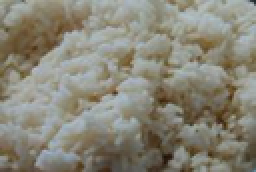
%> input picture Asg3/html/image/yogurt.png, 128 x 86 px, shrunk from 197 x 133 before the run, given in place of yogurt.bmp, which was not available (shown 2 times larger)
$ octave example.m   (GNU Octave 9; MATLAB toolbox functions it lacks are replaced by stand-ins)
%> lines starting %> are read from the running program, lines starting %| are printed output that depends on the picture; in (x1, y1, x2, y2) boxes, pixels count from 0 and x2, y2 are one past the last pixel; in counts of white or black regions, pixels touching at a corner belong together; the program's own positions count from 1; pictures that were not available may be replaced by others from this repository, and a replacement may not be noted
### Asg3/code/Reference code/synthesize.m
function [imout] = synthesize(imin, sizeout, tilesize, overlap ,  isdebug)
% Matlab code to do Image Quilting as presented in the SIGGRAPH 2002 paper by Efros & Freeman.
%
% Note: this isn't Efros & Freeman's code, just my implementation of it.
%
% Texture Synthesize
%     IMOUT = SYNTHESIZE(IMGIN , SIZEOUT, TILESIZE, OVERLAP [, ISDEBUG])
%                      returns an image that is Texture Synthesized
%
%     IMGIN
%           the code both works on grascale images or color images
%
%     SIZEOUT
%           An 1*2 array , the size of output image
%           e.g.   size(texture)*3
%
%     TILESIZE
%           TILESIZE of each block
%
%     OVERLAP
%           size of overlap bar between blocks
%
%     ISDEBUG
%           equals 0 (default) if no debug function
%           the algorithm will shows progress of each step, a little more
%           time will be cost in plotting.
%
%       A little confuse I meet with when the block overlaped with two
%      block, I solved it with a simple way.
%       licheng09@mails.tsinghua.edu.cn


imin = double(imin);

if(size(imin,3) ==1)
    imout = zeros(sizeout);
else
    imout = zeros([sizeout(1:2) size(imin,3)]);
end
imout(1,1,:)=255;


if nargin<5
    isdebug = 0;
end

if isdebug~=0
    h = imshow(uint8(imout));
else
    isdebug = floor(isdebug);
end


sizein = size(imin);
sizein = sizein(1:2);

temp = ones([overlap tilesize]);
errtop = getxcorr2(imin.^2, temp);
temp = ones([tilesize overlap]);
errside = getxcorr2(imin.^2, temp);
temp = ones([tilesize-overlap overlap]);
errsidesmall = getxcorr2(imin.^2, temp);

%B1overlap = zeros(overlap,tilesize);
%B2overlap = zeros(overlap,tilesize);


for i=1:tilesize-overlap:sizeout(1)-tilesize+1,
  for j=1:tilesize-overlap:sizeout(2)-tilesize+1,

    if (i > 1) & (j > 1),
    % extract top shared region
      shared = imout(i:i+overlap-1,j:j+tilesize-1,:);
      err = errtop - 2 * getxcorr2(imin, shared) + sum(shared(:).^2);

      % trim invalid data at edges, and off bottom where we don't want
      % tiles to go over the edge
      err = err(overlap:end-tilesize+1,tilesize:end-tilesize+1);

      % extract left shared region, skipping bit already checked
      shared = imout(i+overlap:i+tilesize-1,j:j+overlap-1,:);
      err2 = errsidesmall - 2 * getxcorr2(imin, shared) + sum(shared(:).^2);
      % sum(shared(:).^2); trim invalid data at edges, and where we
      % don't want tiles to go over the edges
      err = err + err2(tilesize:end-tilesize+overlap+1, overlap:end-tilesize+1);

      [ibest, jbest] = find(err <= 1.1*1.01*min(err(:)));
      c = ceil(rand * length(ibest));
      pos = [ibest(c) jbest(c)];


          B1overlaph = imout(i:i+overlap-1,j:j+tilesize-1,:); % shared
          B2overlaph = imin(pos(1):pos(1)+overlap-1,pos(2):pos(2)+tilesize-1,:);

          errmat = sum((B1overlaph-B2overlaph).^2,3);

          fph = zeros(overlap,tilesize);
          pathh = zeros(overlap,tilesize);

          fph(:,tilesize) = errmat(:,tilesize);

          for k = tilesize-1:-1:1
              for l = 1:overlap
                  index =  max(1,l-1):min(overlap,l+1);
                  [fph(l,k), temp_index] = min( fph(index,k+1));
                  fph(l,k) = fph(l,k) + errmat(l,k);
                  pathh(l,k) = index(temp_index);
              end
          end

          B1overlap = imout(i:i+tilesize-1,j:j+overlap-1,:); % shared
          B2overlap = imin(pos(1):pos(1)+tilesize-1,pos(2):pos(2)+overlap-1,:);

          errmat = sum((B1overlap-B2overlap).^2,3);

          fp = zeros(tilesize,overlap);
          path = zeros(tilesize,overlap);

          fp(tilesize,:) = errmat(tilesize,:);

          for k = tilesize-1:-1:1
              for l = 1:overlap
                  index =  max(1,l-1):min(overlap,l+1);
                  [fp(k,l), temp_index] = min( fp(k+1,index));
                  fp(k,l) = fp(k,l) + errmat(k,l);
                  path(k,l) = index(temp_index);
              end
          end

          allerr = fp(1:overlap,1:overlap) + fph(1:overlap,1:overlap);

          [tempmin,tempindminclom] = min(allerr);
          [temp, min_bound_indexj] = min(tempmin);
          min_bound_indexi = tempindminclom(min_bound_indexj);

          imout(i+ overlap : i+tilesize-1,j + overlap : j+ tilesize-1,:) = ...
              imin(pos(1)+overlap :pos(1)+tilesize-1,pos(2)+overlap :pos(2)+tilesize-1,:);


          %imout(i:i+tilesize-1,j:j+tilesize-1) = imin(pos(1):pos(1)+tilesize-1,pos(2):pos(2)+tilesize-1);

          min_err_bound = zeros(1,tilesize);
          min_err_boundh = zeros(1,tilesize);

          min_err_bound(min_bound_indexi) = min_bound_indexj;
          min_err_boundh(min_bound_indexj) = min_bound_indexi;

          for k=min_bound_indexi+1 :tilesize
              min_err_bound(k) = path(k-1,min_err_bound(k-1));
          end

          for k=min_bound_indexj+1 :tilesize
              min_err_boundh(k) = pathh(min_err_boundh(k-1),k-1);
          end

          for k = overlap : tilesize
            imout(i+min_err_boundh(k):i+overlap-1,j+k-1,:) = imin(pos(1)+min_err_boundh(k):pos(1)+overlap-1,pos(2)+k-1,:);
          end

          for k = overlap:tilesize
            imout(i+k-1,j+min_err_bound(k):j+overlap-1,:) = imin(pos(1)+k-1,pos(2)+min_err_bound(k):pos(2)+overlap-1,:);
          end


          for k = min_bound_indexi:overlap-1
              for l = min_bound_indexj:overlap-1
                  if k>=min_err_boundh(l) && l>= min_err_bound(k)
                      imout(i+k,j+l,:) = imin(pos(1)+k,pos(2)+l,:);
                  end
              end
          end

    elseif i > 1
      shared = imout(i:i+overlap-1,j:j+tilesize-1,:);
      err = errtop - 2 * getxcorr2(imin, shared) + sum(shared(:).^2);

      % trim invalid data at edges
      err = err(overlap:end-tilesize+1,tilesize:end-tilesize+1,:);

      [ibest, jbest] = find(err <= 1.01*1.1*min(err(:)));
      c = ceil(rand * length(ibest));
      pos = [ibest(c) jbest(c)];
      imout(i:i+tilesize-1,j:j+tilesize-1,:) = imin(pos(1):pos(1)+tilesize-1,pos(2):pos(2)+tilesize-1,:);


      B1overlaph = imout(i:i+overlap-1,j:j+tilesize-1,:); % shared
      B2overlaph = imin(pos(1):pos(1)+overlap-1,pos(2):pos(2)+tilesize-1,:);

      errmat = sum((B1overlaph-B2overlaph).^2,3);

      fph = zeros(overlap,tilesize);
      pathh = zeros(overlap,tilesize);

      fph(:,tilesize) = errmat(:,tilesize);

      for k = tilesize-1:-1:1
          for l = 1:overlap
              index =  max(1,l-1):min(overlap,l+1);
              [fph(l,k), temp_index] = min( fph(index,k+1));
              fph(l,k) = fph(l,k) + errmat(l,k);
              pathh(l,k) = index(temp_index);
          end
      end

      min_err_boundh = zeros(1,tilesize);

      [temp,min_err_boundh(1)] = min(fph(1,:));

      for k=2:tilesize
          min_err_boundh(k) = pathh(min_err_boundh(k-1),k-1);
      end

      for k = 1:tilesize
          imout(i+min_err_boundh(k):i+tilesize-1,j+k-1,:) = imin(pos(1)+min_err_boundh(k):pos(1)+tilesize-1,pos(2)+k-1,:);
      end


    elseif j > 1
      shared = imout(i:i+tilesize-1,j:j+overlap-1,:);
      err = errside - 2 * getxcorr2(imin, shared) + sum(shared(:).^2);

      % trim invalid data at edges
      err = err(tilesize:end-tilesize+1,overlap:end-tilesize+1);

      [ibest, jbest] = find(err <= 1.01*1.1*min(err(:)));
      c = ceil(rand * length(ibest));
      pos = [ibest(c) jbest(c)];

      B1overlap = imout(i:i+tilesize-1,j:j+overlap-1,:); % shared
      B2overlap = imin(pos(1):pos(1)+tilesize-1,pos(2):pos(2)+overlap-1,:);

      errmat = sum((B1overlap-B2overlap).^2,3);

      fp = zeros(tilesize,overlap);
      path = zeros(tilesize,overlap);

      fp(tilesize,:) = errmat(tilesize,:);

      for k = tilesize-1:-1:1
          for l = 1:overlap
              index =  max(1,l-1):min(overlap,l+1);
              [fp(k,l), temp_index] = min( fp(k+1,index));
              fp(k,l) = fp(k,l) + errmat(k,l);
              path(k,l) = index(temp_index);
          end
      end

      min_err_bound = zeros(1,tilesize);

      [temp,min_err_bound(1)] = min(fp(1,:));

      for k=2:tilesize
          min_err_bound(k) = path(k-1,min_err_bound(k-1));
      end

      for k = 1:tilesize
          imout(i+k-1,j+min_err_bound(k):j+tilesize-1,:) = imin(pos(1)+k-1,pos(2)+min_err_bound(k):pos(2)+tilesize-1,:);
      end

      %imout(i:i+tilesize-1,j:j+tilesize-1) = imin(pos(1):pos(1)+tilesize-1,pos(2):pos(2)+tilesize-1);
    else
      pos = ceil(rand([1 2]) .* (sizein-tilesize+1));
      imout(i:i+tilesize-1,j:j+tilesize-1,:) = imin(pos(1):pos(1)+tilesize-1,pos(2):pos(2)+tilesize-1,:);
    end


    if isdebug~=0
        set(h,'CData',uint8(imout));
        drawnow;
    end
  end
end

### Asg3/code/Reference code/getxcorr2.m
function Ans = getxcorr2(A,B)


if ( size(A,3) == size(B,3) )
    Ans = xcorr2(A(:,:,1),B(:,:,1));
    for i = 2 : size(A,3)
        Ans = Ans + xcorr2(A(:,:,i),B(:,:,i));
    end
else
    if( size(B,3) ==1)
        Ans = xcorr2(A(:,:,1),B(:,:));
        for i = 2 : size(A,3)
            Ans = Ans + xcorr2(A(:,:,i),B(:,:));
        end
    else
        if(size(A,3)==1)
            Ans = getxcorr2(B,A);
        else
            Ans = xcorr2(A(:,:,1),B(:,:,1));
        end
    end
end

### Asg3/code/Reference code/example.m
texture = imread('yogurt.bmp');
%> texture is the input picture: size 86x128x3 uint8; mean R, G, B 136, 132.9, 119.1

figure;

imshow(texture);

figure;

outsize = size(texture)*3;
%> outsize = [258 384 9]
tilesize = 12;
overlapsize = 3;
isdebug = 0;

t2 = synthesize(texture,   outsize , tilesize, overlapsize,isdebug);
%> in synthesize, `imout(1,1,:)=255;`:
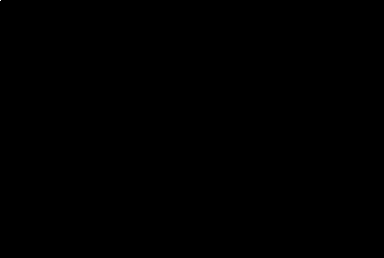
%> imout: size 258x384x3 double; 0% white in thin lines or dots, all inside (x1, y1, x2, y2) = (0, 0, 1, 1)
%> the loop in getxcorr2, `for i = 2 : size(A,3)` made 2 passes
%> pass 1, in getxcorr2, `Ans = Ans + xcorr2(A(:,:,i),B(:,:));`:
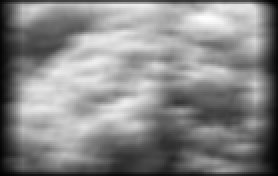
%> Ans: size 88x139 double (shown 2 times larger); min 2642, max 2302433, mean 1226071.1; drawn with min black and max white
%> in getxcorr2 (call 3), `Ans = xcorr2(A(:,:,1),B(:,:));`:
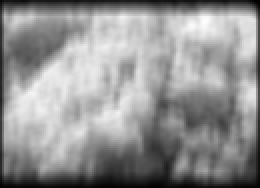
%> Ans: size 94x130 double (shown 2 times larger); min 961, max 810084, mean 465754.2; drawn with min black and max white
%> the loop in getxcorr2 (call 3), `for i = 2 : size(A,3)` made 2 passes
%> pass 2, in getxcorr2 (call 3), `Ans = Ans + xcorr2(A(:,:,i),B(:,:));`:
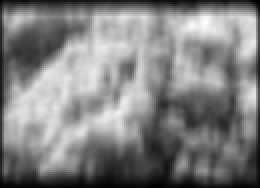
%> Ans: size 94x130 double (shown 2 times larger); min 4491, max 2571263, mean 1302704.1; drawn with min black and max white
%> after the loop in synthesize, `for i=1:tilesize-overlap:sizeout(1)-tilesize+1,`:
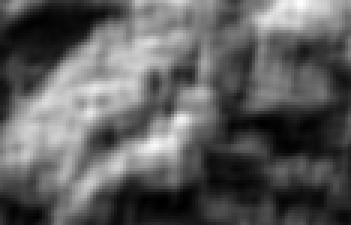
%> err: size 75x117 double (shown 3 times larger); min 27121, max 1057372, mean 406928.1; drawn with min black and max white
%> after the loop in synthesize, `for i=1:tilesize-overlap:sizeout(1)-tilesize+1,`:
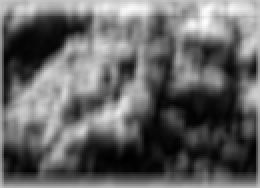
%> err2: size 94x130 double (shown 2 times larger); min 0, max 741009, mean 294237.6; drawn with min black and max white
%> after the loop in synthesize, `for i=1:tilesize-overlap:sizeout(1)-tilesize+1,`:
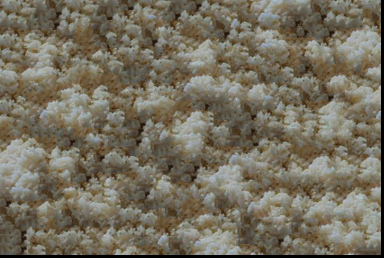
%> imout: size 258x384x3 double; mean R, G, B 116.9, 110.2, 93.9
%> after the loop in synthesize, `for i=1:tilesize-overlap:sizeout(1)-tilesize+1,`: allerr = [9203 4926 3956; 8124 3535 2676; 5876 4042 2501]; c = 2; errmat = [2834 1125 713; 2197 517 146; 1324 829 117; 690 554 227; 104 86 33; 13 25 40; 53 142 145; 261 546 238; 22 69 110; 38 278 394; 152 189 552; 40 506 1650]; fp = [4319 2239 1827; 3877 1485 1114; 2502 1680 968; 1355 1178 851; 683 665 624; 579 591 695; 566 655 682; 513 798 537; 252 299 580; 230 470 623; 192 229 1058; 40 506 1650]; fph = 12 columns, first 8: [4884 2687 2129 1432 1056 823 745 501; 4247 2050 1562 1416 946 1006 1366 1231; 3374 2362 1533 2070 1090 2654 2745 1400]; ibest = [68; 69; 67; 68; 69; 42]; index = [2 3]; jbest = [54; 54; 55; 55; 55; 88]; min_bound_indexi = 3; min_err_bound = [0 0 3 3 3 2 1 1 1 1 1 1]; min_err_boundh = [0 0 3 2 2 1 1 1 2 2 2 2]; path = [2 3 3; 2 3 3; 2 3 3; 2 3 3; 1 1 2; 1 1 2; 1 1 3; 1 1 2; 1 1 2; 1 1 2; 1 1 2; 0 0 0]; pathh = 12 columns, first 8: [2 2 2 2 1 1 1 2; 2 3 2 2 1 1 1 2; 2 3 2 2 2 2 2 2]; pos = [69 54]; temp = 2501

imshow(uint8(t2))

$ run again, with Asg3/html/image/image2.png copied over Asg3/html/image/yogurt.png
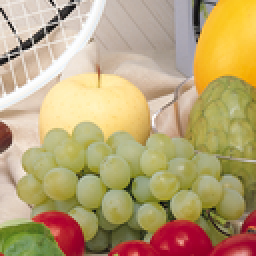
%> input picture Asg3/html/image/image2.png, 128 x 128 px, shrunk from 390 x 390 before the run, given in place of yogurt.bmp, which was not available (shown 2 times larger)
%> texture is the input picture: size 128x128x3 uint8; mean R, G, B 185.4, 163.3, 118.2
%> after the loop in synthesize, `for i=1:tilesize-overlap:sizeout(1)-tilesize+1,`:
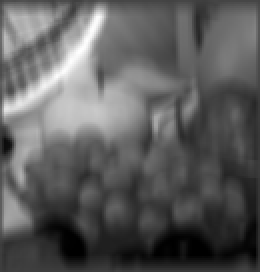
%> err2: size 136x130 double (shown 2 times larger); min 0, max 2931216, mean 1069472; drawn with min black and max white
%> after the loop in synthesize, `for i=1:tilesize-overlap:sizeout(1)-tilesize+1,`:
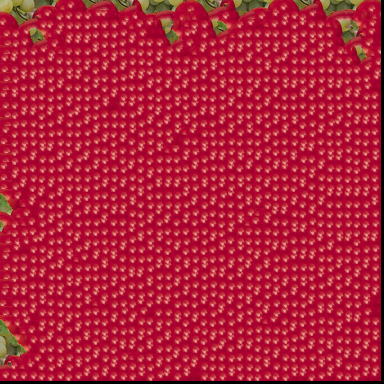
%> imout: size 384x384x3 double; mean R, G, B 177.1, 32.4, 58.6
%> after the loop in synthesize, `for i=1:tilesize-overlap:sizeout(1)-tilesize+1,`: allerr = [7170 7085 6991; 7165 7067 7016; 6951 6936 7851]; c = 1; errmat = [73 66 38; 125 109 101; 18 21 529; 697 8 882; 98 89 729; 54 22 749; 69 65 324; 141 185 259; 122 118 405; 169 245 454; 254 250 245; 170 164 621]; fp = [1226 1214 1186; 1169 1153 1148; 1044 1047 1555; 1715 1026 1900; 1027 1018 1658; 961 929 1656; 911 907 1210; 842 886 960; 705 701 1059; 583 654 863; 418 414 409; 170 164 621]; fph = 12 columns, first 8: [5944 5871 5805 6195 16537 46470 28929 16779; 5996 5914 5868 5767 5920 11812 27034 9494; 5907 5889 6296 7109 5708 5579 5570 261]; ibest = 117; index = [2 3]; jbest = 86; min_bound_indexi = 3; min_bound_indexj = 2; min_err_bound = [0 0 2 2 2 2 2 1 2 1 2 2]; min_err_boundh = [0 3 2 2 3 3 3 3 2 2 2 3]; path = [2 3 3; 1 1 2; 2 2 2; 2 2 2; 2 2 2; 2 2 2; 1 1 2; 2 2 2; 1 1 2; 2 3 3; 2 2 2; 0 0 0]; pathh = 12 columns, first 8: [1 1 2 2 2 2 2 2; 1 1 2 3 3 3 3 2; 3 2 2 3 3 3 3 2]; pos = [117 86]; temp = 6936
